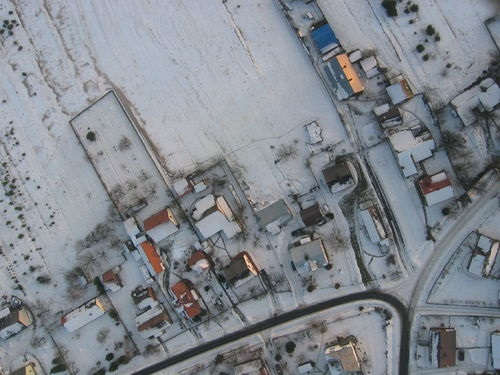
//> input picture map mosaic/input/map1.jpg, 500 x 375 px
$ ./ex1   (built with g++ and OpenCV 4, older OpenCV classes emulated)
//> lines starting //> are read from the running program, lines starting //| are printed output that depends on the picture

#include "stdafx.h"

#include <stdio.h>
#include <stdlib.h>
#include "opencv2/core/core.hpp"
#include "opencv2/features2d/features2d.hpp"
#include "opencv2/highgui/highgui.hpp"
#include "opencv2/nonfree/nonfree.hpp"
#include "opencv2/nonfree/features2d.hpp"
#include "opencv2/calib3d/calib3d.hpp"
#include "opencv2/imgproc/imgproc.hpp"

#include <vector>
#include <iostream>
#include <ctime>
//#include <cmath>
#include <math.h>
#include "string.h"


using namespace std;
using namespace cv;

Mat img_matches, ransac;
Size size1;


// Canny
Mat src, src_gray;
Mat dst, detected_edges;
int edgeThresh = 1;
int lowThreshold;
int const max_lowThreshold = 100;
int ratio = 3;
int kernel_size = 3;
//
Mat white_out, white_out1, common;
//
Mat src2, dst2;
int morph_elem = 1;
int morph_size = 0;
int morph_operator = 0;
int const max_operator = 4;
int const max_elem = 2;
int const max_kernel_size = 21;
char* window_name = "Morphology";

// [768 lines left out: functions contoursConvexHull, change_color, calc_r, h_compare, blending, common_bright and 4 more, not called in this run]

Mat calc_h(Mat input_img1, Mat input_img2, string type, int Hes, int method, double th=0) {

	Mat img1, img2;

	// Convert to Grayscale
	cvtColor(input_img1, img1, CV_RGB2GRAY);
	cvtColor(input_img2, img2, CV_RGB2GRAY);

	// detecting keypoints
	int minHessian = Hes;

	vector<KeyPoint> keypoints1, keypoints2;

	unsigned int start_time =  clock();

	if (type == "SIFT") {
		SiftFeatureDetector detector(0,3,0.04,2.3,1.6);
		detector.detect(img1, keypoints1);
		detector.detect(img2, keypoints2);

	} else if (type == "SURF") {
		SurfFeatureDetector detector(minHessian);
		detector.detect(img1, keypoints1);
		detector.detect(img2, keypoints2);
	}

	printf("Keypoints1 amount: %d\nKeypoints2 amount: %d\n\n", (int)keypoints1.size(), (int)keypoints2.size());

	// computing descriptors
	Mat descriptors1, descriptors2;
	if (type == "SIFT") {
		SiftDescriptorExtractor extractor;
		extractor.compute(img1, keypoints1, descriptors1);
		extractor.compute(img2, keypoints2, descriptors2);
	} else if (type == "SURF") {
		SurfDescriptorExtractor extractor;
		extractor.compute(img1, keypoints1, descriptors1);
		extractor.compute(img2, keypoints2, descriptors2);
	}

	unsigned int end_time = clock();
	unsigned int search_time = end_time - start_time;
	printf("-------------- Time: %d\n\n", search_time);

	// matching descriptors
	FlannBasedMatcher matcher;
	vector< DMatch > matches;
	matcher.match( descriptors1, descriptors2, matches );

	// кооринаты всех сматченных точек
	/*for( int i = 0; i < (int)matches.size(); i++ )	{
		printf( "Match [%d] -- [x] %f [y] %f \n", i+1, keypoints1[matches[i].queryIdx ].pt.x, keypoints1[matches[i].queryIdx ].pt.y );
	}*/

	double max_dist = 0;
	double min_dist = 1000;

	for( int i = 0; i < descriptors1.rows; i++ ) {
		double dist = matches[i].distance;
		if( dist < min_dist ) min_dist = dist;
		if( dist > max_dist ) max_dist = dist;
	}

	printf("Total matches amount: %d\n\n", (int)matches.size());
	printf("-- Max dist : %f \n", max_dist );
	printf("-- Min dist : %f \n", min_dist );

	vector< DMatch > good_matches;
	//Mat img_matches;

	double k = 1.0;
	double k_max = 6.0;

	// берем все ключевые точки
	/*for( int i = 0; i < descriptors1.rows; i++ )
		good_matches.push_back( matches[i]);*/

	// берем точки по порогу евклидового расстояния
	while(k < k_max) {

		printf("current k: %f \n\n", k);
		for( int i = 0; i < descriptors1.rows; i++ ) {
			if( matches[i].distance <= max(k * min_dist, 0.01) ) {
				good_matches.push_back( matches[i]);
			}
		}
		if (good_matches.size() < 4) {

			if(k == k_max) {
				printf("k_max = %f is reached\n");
				break;
			}
			good_matches.clear();
			k += 0.5;
		} else break;

	}

	// берем точки с прореживанием по координатам

	/*for( int i = 0; i < (int)good_matches.size(); i++ )	{
		printf( "-- Good Match [%d] Keypoint 1: %d  -- Keypoint 2: %d  \n", i+1, good_matches[i].queryIdx, good_matches[i].trainIdx );
	}*/

	//-- Локализация объектов
	vector<Point2f> obj1;
	vector<Point2f> obj2;

	//-- Get the keypoints from the good matches
	for( int i = 0; i < good_matches.size(); i++ ) {
		obj1.push_back( keypoints1[ good_matches[i].queryIdx ].pt );
		obj2.push_back( keypoints2[ good_matches[i].trainIdx ].pt );
	}

	// Find the Homography Matrix
	Mat H(3,3,CV_64F);
	Mat ransac_mask;

	printf("Good matches: %d\n\n",obj1.size());
	if(obj1.size() >=4) {
		H = findHomography( obj2, obj1, method, th, ransac_mask);

		cout << "\n\nH:\n"<< H << "\n\n";
	} else {
		printf("There must be 4 good matches at least\n\n");
		//return -1;
	}

	// RANSAC draw
	vector< DMatch > good_matches2;
	int numGood = 0;
	for (int i = 0; i< good_matches.size(); i ++)
    {

        if (ransac_mask.at<uchar>(i) != 0)  // RANSAC selection
        {

            good_matches2.push_back(good_matches[i]);

            numGood = numGood + 1;

        }

    }

	//// draw all matches black - white
	//drawMatches(img1, keypoints1, img2, keypoints2,
	//good_matches, img_matches, Scalar::all(-1), Scalar::all(-1),
	//vector<char>(), DrawMatchesFlags::NOT_DRAW_SINGLE_POINTS);// DRAW_RICH_KEYPOINTS NOT_DRAW_SINGLE_POINTS

	// draw all matches color
	drawMatches(input_img1, keypoints1, input_img2, keypoints2,
	good_matches, img_matches, Scalar::all(-1), Scalar::all(-1),
	vector<char>(), DrawMatchesFlags::NOT_DRAW_SINGLE_POINTS);// DRAW_RICH_KEYPOINTS NOT_DRAW_SINGLE_POINTS

	// draw ransac matches
	drawMatches(input_img1, keypoints1, input_img2, keypoints2,
	good_matches2, ransac, Scalar(255,0,0), Scalar(0,0,255),//Scalar::all(-1), Scalar::all(-1),
	vector<char>(), DrawMatchesFlags::DEFAULT);// DRAW_RICH_KEYPOINTS NOT_DRAW_SINGLE_POINTS

	keypoints1.clear();
	keypoints2.clear();
	obj1.clear();
	obj2.clear();
	good_matches.clear();

	return H;
}

// [195 lines left out: functions mosaic, mosaic2, add_border, not called in this run]


int main(int argc, char** argv) {


    char* filename1 = "input/map1.jpg";
	char* filename2 = "input/map2.jpg";
	char* filename3 = "input/map3.png";


    Mat img1 = imread(filename1,1); //CV_LOAD_IMAGE_GRAYSCALE
//> img1 is the input picture: 375 rows x 500 cols, CV_8UC3; mean B, G, R 141.9, 134.9, 130
    Mat img2 = imread(filename2,1);
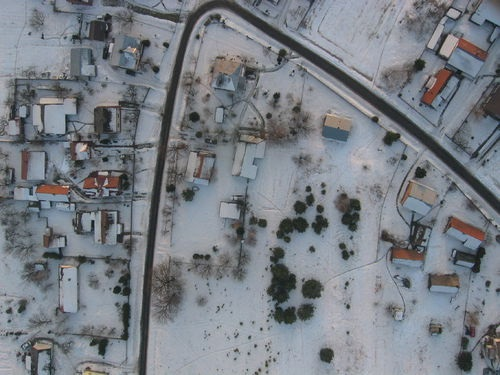
//> input picture map mosaic/input/map2.jpg, 500 x 375 px
//> img2 is the input picture: 375 rows x 500 cols, CV_8UC3; mean B, G, R 132.4, 125.6, 120.5
	Mat img3 = imread(filename3,1);
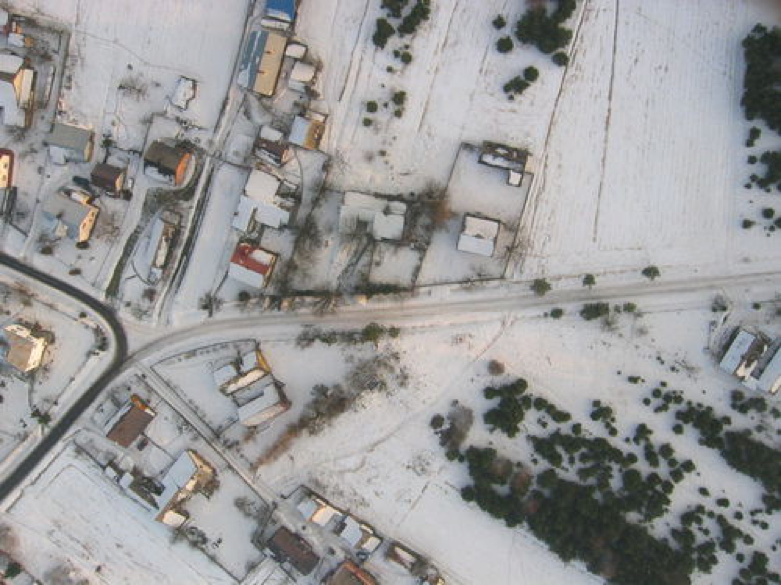
//> input picture map mosaic/input/map3.png, 781 x 585 px
//> img3 is the input picture: 585 rows x 781 cols, CV_8UC3; mean B, G, R 152.8, 152.7, 153.2


	if(img1.empty() || img2.empty() || img3.empty())
    {
        printf("Can't read one of the images\n");
        return -1;
    }


	double fx = 1.0;
	double fy = 1.0;

	resize(img1, img1, cv::Size(), fx, fy);
	resize(img2, img2, cv::Size(), fx, fy);
	resize(img3, img3, cv::Size(), fx, fy);

	// [7 lines of commented-out code are left out]

	Mat mask;
	Mat H_1_to_2;


	H_1_to_2 = calc_h(img1,img2, "SURF", 400, CV_RANSAC, 5.0);
//> in calc_h, `cvtColor(input_img1, img1, CV_RGB2GRAY);`:
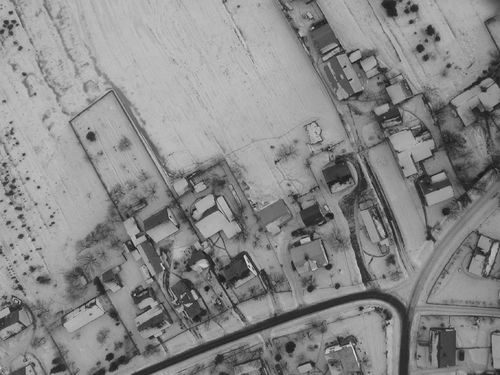
//> img1: 375 rows x 500 cols, CV_8UC1; min 15, max 224, mean 136.4
//> in calc_h, `cvtColor(input_img2, img2, CV_RGB2GRAY);`:
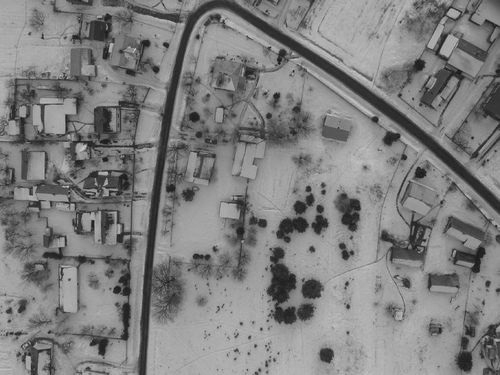
//> img2: 375 rows x 500 cols, CV_8UC1; min 14, max 206, mean 127
//> (the run ends here: the program needs code that is not available in this run, at `SurfFeatureDetector detector(minHessian);`)
